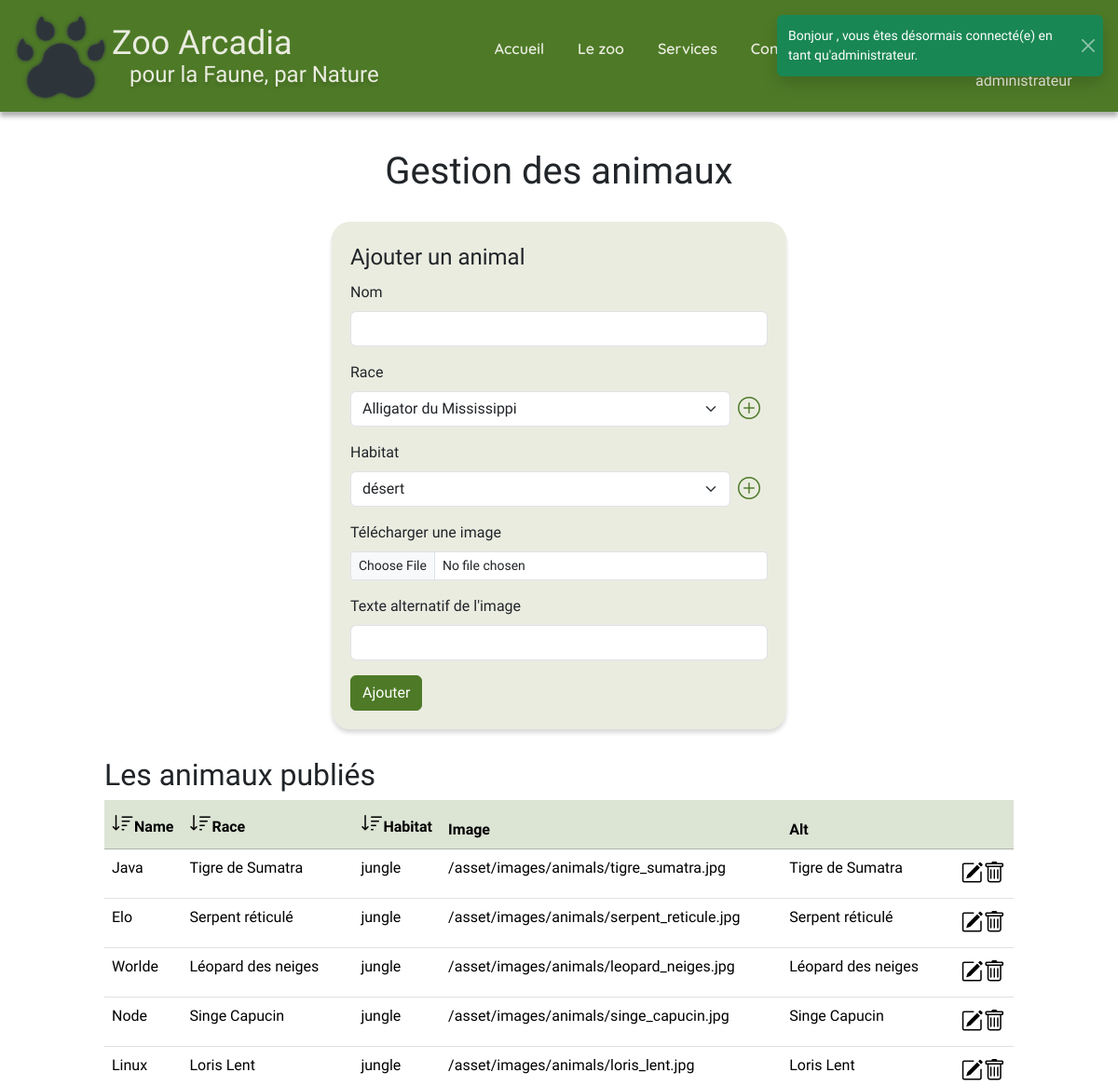
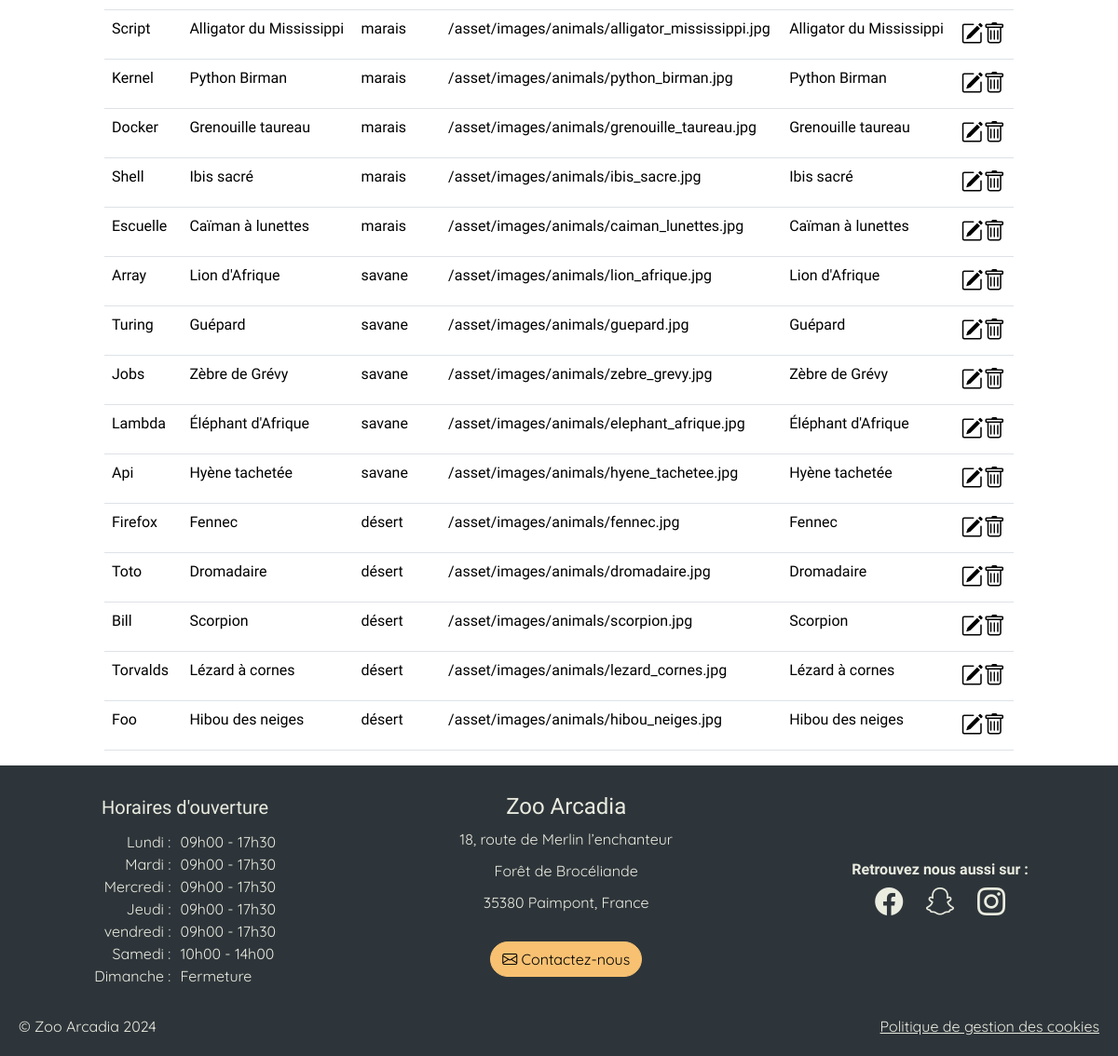
Page /admAnimals/view (signed in) on the committed database (2 pictures, top to bottom).
### tables this page shows
CREATE TABLE animal(
   id INT AUTO_INCREMENT,
   name VARCHAR(50) NOT NULL,
   image_url VARCHAR(250) NOT NULL,
   image_alt VARCHAR(250),
   biome_id INT NOT NULL,
   breed_id INT NOT NULL,
   PRIMARY KEY(id),
   FOREIGN KEY(biome_id) REFERENCES biome(id),
   FOREIGN KEY(breed_id) REFERENCES breed(id)
);

CREATE TABLE breed(
   id INT AUTO_INCREMENT,
   name VARCHAR(50),
   diet VARCHAR(50) NOT NULL,
   PRIMARY KEY(id)
);

CREATE TABLE biome(
   id INT AUTO_INCREMENT,
   name VARCHAR(50) NOT NULL,
   description TEXT NOT NULL,
   image_url VARCHAR(250) NOT NULL,
   image_url_hd VARCHAR(250) NOT NULL,
   image_alt VARCHAR(250) NOT NULL,
   PRIMARY KEY(id)
);

CREATE TABLE opening (
    id INT AUTO_INCREMENT PRIMARY KEY,
    day_name VARCHAR(10) NOT NULL,        
    opening_hour INT NOT NULL,  
    opening_minute INT NOT NULL, 
    closing_hour INT NOT NULL,    
    closing_minute INT NOT NULL,  
    closure BOOLEAN        
);

### app/Database/DbUtils.php (called while the page is built, shortened)
<?php
class DbUtils
{
    static ?PDO $pdo = null;
    public static function getPdo(): PDO
    {
        if (self::$pdo !== null) {
            return self::$pdo;
        }
        self::$pdo = new \PDO(self::getDSN(), self::getUser(), self::getPassword());
        return self::$pdo;
    }
    private static function getEnv($key, $default = null)
    {
        $value = getenv($key);
        return $default;
    }
    public static function getDSN()
    {
        $host = 'mysql';
        $dbname = self::getEnv('MYSQL_DATABASE');
        $port = '3306';
        return "mysql:host={$host};dbname={$dbname};port={$port}";
    }
    public static function getUser()
    {
        return self::getEnv('MYSQL_USER');
    }
    public static function getPassword()
    {
        return self::getEnv('MYSQL_PASSWORD');
    }
}

### app/Views/admAnimals.php (the view, shortened to what this page needs)
<?php
$query = DbUtils::getPdo()->query('SELECT * FROM breed ORDER BY name ASC');
$breeds = $query->fetchAll(\PDO::FETCH_ASSOC);
$query = DbUtils::getPdo()->query('SELECT * FROM biome ORDER BY name ASC');
$biomes = $query->fetchAll(\PDO::FETCH_ASSOC);
?>
    <div class="container-fluid col-12 col-md-10 adm">
        <h1>Gestion des animaux</h1>
        <form method="post" action="" id="admForm" class="container-fluid col-12 col-lg-6 col-md-10" enctype="multipart/form-data">
            <fieldset>
            <legend>Ajouter un animal</legend>
                <div class="mb-3">
                    <label for="name" class="form-label">Nom</label>
                    <input type="text" class="form-control" id="name" name="name" maxlength="50" required>
                </div>
                <div class="mb-3">
                    <label for="breed" class="form-label">Race</label>
                    <div class="d-flex align-items-center">
                        <select class="form-select" name="breed">
                            <?php foreach ($breeds as $breed) {
                                    echo '<option value="' . $breed['id'] . '">' . $breed['name'] . '</option>';
                                }
                            ?>
                        </select>
                        <a href="/admBreeds/view">
                            <i class="bi bi-plus-circle m-2 fs-4"></i>
                        </a>
                    </div>
                </div>
                <div class="mb-3">
                    <label for="biome" class="form-label">Habitat</label>
                    <div class="d-flex align-items-center">
                        <select class="form-select" name="biome">
                            <?php foreach ($biomes as $biome) {
                                    echo '<option value="' . $biome['id'] . '">' . $biome['name'] . '</option>';
                                }
                            ?>
                        </select>
                        <a href="/admBiomes/view">
                            <i class="bi bi-plus-circle m-2 fs-4"></i>
                        </a>
                    </div>
                </div>
                <div class="mb-3">
                    <label for="upload" class="form-label">Télécharger une image</label>
                    <input class="form-control form-control-sm" id="upload" name="upload" type="file">
                </div>
                <div class="mb-3">
                    <label for="alt" class="form-label">Texte alternatif de l'image</label>
                    <input type="text" class="form-control" id="alt" name="alt" maxlength="250" required>
                </div>
            </fieldset>
            <button type="submit" id="addBiomeButton" class="btn btn-primary">Ajouter</button>
        </form>
        <h2>Les animaux publiés</h2>
        <div class="table-responsive">
            <table id="list-animal"  class="table table-hover table-responsive">
                <thead>
                    <tr class="table-primary ">
                        <th><i id="sort-icon-name" class="bi bi-sort-down"></i>Name</th>
                        <th><i id="sort-icon-breed" class="bi bi-sort-down"></i>Race</th>
                        <th><i id="sort-icon-biome" class="bi bi-sort-down"></i>Habitat</th>
                        <th>Image</th>
                        <th>Alt</th>
                        <th></th>
                    </tr>
                </thead>
                <tbody >
                    <?php
                    $query = DbUtils::getPdo()->query('SELECT a.id, a.name, a.image_url, a.image_alt, br.name as race, bi.name as biome
                                                     FROM animal a
                                                     JOIN breed br ON a.breed_id = br.id
                                                     JOIN biome bi ON a.biome_id = bi.id');
                    $animals = $query->fetchAll(\PDO::FETCH_ASSOC);
                    foreach ($animals as $animal) {
                        echo '<tr data-id="' . $animal['id'] . '">';
                        echo '<td>' . $animal['name'] . '</td>';
                        echo '<td>' . $animal['race'] . '</td>';
                        echo '<td>' . $animal['biome']. '</td>';
                        echo '<td>' . $animal['image_url']. '</td>';
                        echo '<td>' . $animal['image_alt'] . '</td>';
                        echo '<td class="icon-cell">'
                            . '<i class="bi bi-pencil-square"></i>'
                            . '<i class="bi bi-trash" data-id="' . $animal['id'] . '"></i>'
                            .'<i class="bi bi-x-circle hidden"></i>'
                            . '<i class="bi bi-floppy hidden"></i>'
                            . '</td>';
                        echo '</tr>';
                    }
                    ?>
                </tbody>
            </table>
        </div>
    </div>

### app/Views/templates/opening.php (shortened to what this page needs)
<?php
$query = DbUtils::getPdo()->query('SELECT * FROM opening');
$days = $query->fetchAll(\PDO::FETCH_ASSOC);
?>
<div id="opening-time">
    <div id="day">
        <div>Lundi :</div>
        <div>Mardi :</div>
        <div>Mercredi :</div>
        <div>Jeudi :</div>
        <div>vendredi :</div>
        <div>Samedi :</div>
        <div>Dimanche :</div>
    </div>
    <div id="opening-hours">
        <?php
            foreach ($days as $day){
                if($day['closure']){
                   echo "<div>Fermeture</div>";
                } else {
                    echo "<div>"
                    .sprintf('%02d', $day['opening_hour'])
                    ."h".sprintf('%02d', $day['opening_minute'])
                    ." - "
                    .sprintf('%02d', $day['closing_hour'])
                    ."h".sprintf('%02d', $day['closing_minute'])
                    ."</div>";
                }
            }
        ?>
    </div>
</div>

### rows in the picture
animal: name "Java", breed.name "Tigre de Sumatra", biome.name "jungle", image_url "/asset/images/animals/tigre_sumatra.jpg", image_alt "Tigre de Sumatra"
animal: name "Elo", breed.name "Serpent réticulé", biome.name "jungle", image_url "/asset/images/animals/serpent_reticule.jpg", image_alt "Serpent réticulé"
animal: name "Worlde", breed.name "Léopard des neiges", biome.name "jungle", image_url "/asset/images/animals/leopard_neiges.jpg", image_alt "Léopard des neiges"
animal: name "Node", breed.name "Singe Capucin", biome.name "jungle", image_url "/asset/images/animals/singe_capucin.jpg", image_alt "Singe Capucin"
animal: name "Linux", breed.name "Loris Lent", biome.name "jungle", image_url "/asset/images/animals/loris_lent.jpg", image_alt "Loris Lent"
animal: name "Script", breed.name "Alligator du Mississippi", biome.name "marais", image_url "/asset/images/animals/alligator_mississippi.jpg", image_alt "Alligator du Mississippi"
animal: name "Kernel", breed.name "Python Birman", biome.name "marais", image_url "/asset/images/animals/python_birman.jpg", image_alt "Python Birman"
animal: name "Docker", breed.name "Grenouille taureau", biome.name "marais", image_url "/asset/images/animals/grenouille_taureau.jpg", image_alt "Grenouille taureau"
animal: name "Shell", breed.name "Ibis sacré", biome.name "marais", image_url "/asset/images/animals/ibis_sacre.jpg", image_alt "Ibis sacré"
animal: name "Escuelle", breed.name "Caïman à lunettes", biome.name "marais", image_url "/asset/images/animals/caiman_lunettes.jpg", image_alt "Caïman à lunettes"
animal: name "Array", breed.name "Lion d'Afrique", biome.name "savane", image_url "/asset/images/animals/lion_afrique.jpg", image_alt "Lion d'Afrique"
animal: name "Turing", breed.name "Guépard", biome.name "savane", image_url "/asset/images/animals/guepard.jpg", image_alt "Guépard"
animal: name "Jobs", breed.name "Zèbre de Grévy", biome.name "savane", image_url "/asset/images/animals/zebre_grevy.jpg", image_alt "Zèbre de Grévy"
animal: name "Lambda", breed.name "Éléphant d'Afrique", biome.name "savane", image_url "/asset/images/animals/elephant_afrique.jpg", image_alt "Éléphant d'Afrique"
animal: name "Api", breed.name "Hyène tachetée", biome.name "savane", image_url "/asset/images/animals/hyene_tachetee.jpg", image_alt "Hyène tachetée"
animal: name "Firefox", breed.name "Fennec", biome.name "désert", image_url "/asset/images/animals/fennec.jpg", image_alt "Fennec"
animal: name "Toto", breed.name "Dromadaire", biome.name "désert", image_url "/asset/images/animals/dromadaire.jpg", image_alt "Dromadaire"
animal: name "Bill", breed.name "Scorpion", biome.name "désert", image_url "/asset/images/animals/scorpion.jpg", image_alt "Scorpion"
animal: name "Torvalds", breed.name "Lézard à cornes", biome.name "désert", image_url "/asset/images/animals/lezard_cornes.jpg", image_alt "Lézard à cornes"
animal: name "Foo", breed.name "Hibou des neiges", biome.name "désert", image_url "/asset/images/animals/hibou_neiges.jpg", image_alt "Hibou des neiges"
opening: opening_hour "09", opening_minute "00", closing_hour "17", closing_minute "30"
opening: opening_hour "09", opening_minute "00", closing_hour "17", closing_minute "30"
opening: opening_hour "09", opening_minute "00", closing_hour "17", closing_minute "30"
opening: opening_hour "09", opening_minute "00", closing_hour "17", closing_minute "30"
opening: opening_hour "09", opening_minute "00", closing_hour "17", closing_minute "30"
opening: opening_hour "10", opening_minute "00", closing_hour "14", closing_minute "00"
opening: closure "Fermeture"

### other values in the picture
$_SESSION['role'] "administrateur"
form field breed "Alligator du Mississippi"
form field biome "désert"
